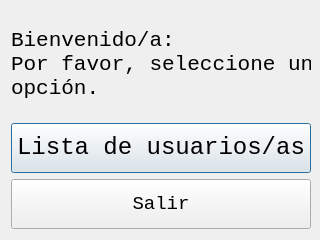
<?xml version="1.0" encoding="UTF-8"?>
<ui version="4.0">
 <class>Dialog</class>
 <widget class="QDialog" name="Dialog">
  <property name="geometry">
   <rect>
    <x>0</x>
    <y>0</y>
    <width>320</width>
    <height>240</height>
   </rect>
  </property>
  <property name="sizePolicy">
   <sizepolicy hsizetype="MinimumExpanding" vsizetype="MinimumExpanding">
    <horstretch>0</horstretch>
    <verstretch>0</verstretch>
   </sizepolicy>
  </property>
  <property name="minimumSize">
   <size>
    <width>320</width>
    <height>240</height>
   </size>
  </property>
  <property name="windowTitle">
   <string>Dialog</string>
  </property>
  <property name="sizeGripEnabled">
   <bool>false</bool>
  </property>
  <layout class="QGridLayout" name="gridLayout">
   <item row="1" column="0">
    <layout class="QVBoxLayout" name="verticalLayout_2">
     <item>
      <widget class="QPushButton" name="pushButtonUserList">
       <property name="sizePolicy">
        <sizepolicy hsizetype="MinimumExpanding" vsizetype="MinimumExpanding">
         <horstretch>0</horstretch>
         <verstretch>0</verstretch>
        </sizepolicy>
       </property>
       <property name="minimumSize">
        <size>
         <width>300</width>
         <height>50</height>
        </size>
       </property>
       <property name="font">
        <font>
         <family>Consolas</family>
         <pointsize>18</pointsize>
         <weight>50</weight>
         <bold>false</bold>
        </font>
       </property>
       <property name="text">
        <string>Lista de usuarios/as</string>
       </property>
      </widget>
     </item>
     <item>
      <widget class="QPushButton" name="pushButtonQuit">
       <property name="sizePolicy">
        <sizepolicy hsizetype="MinimumExpanding" vsizetype="MinimumExpanding">
         <horstretch>0</horstretch>
         <verstretch>0</verstretch>
        </sizepolicy>
       </property>
       <property name="minimumSize">
        <size>
         <width>300</width>
         <height>50</height>
        </size>
       </property>
       <property name="font">
        <font>
         <family>Consolas</family>
         <pointsize>14</pointsize>
         <weight>50</weight>
         <bold>false</bold>
        </font>
       </property>
       <property name="text">
        <string>Salir</string>
       </property>
      </widget>
     </item>
    </layout>
   </item>
   <item row="0" column="0">
    <layout class="QHBoxLayout" name="horizontalLayout_2">
     <item>
      <widget class="QLabel" name="labelWelcome">
       <property name="sizePolicy">
        <sizepolicy hsizetype="MinimumExpanding" vsizetype="MinimumExpanding">
         <horstretch>0</horstretch>
         <verstretch>0</verstretch>
        </sizepolicy>
       </property>
       <property name="minimumSize">
        <size>
         <width>300</width>
         <height>106</height>
        </size>
       </property>
       <property name="font">
        <font>
         <family>Consolas</family>
         <pointsize>16</pointsize>
        </font>
       </property>
       <property name="text">
        <string>Bienvenido/a:
Por favor, seleccione una
opción.</string>
       </property>
      </widget>
     </item>
    </layout>
   </item>
  </layout>
 </widget>
 <resources/>
 <connections/>
</ui>
